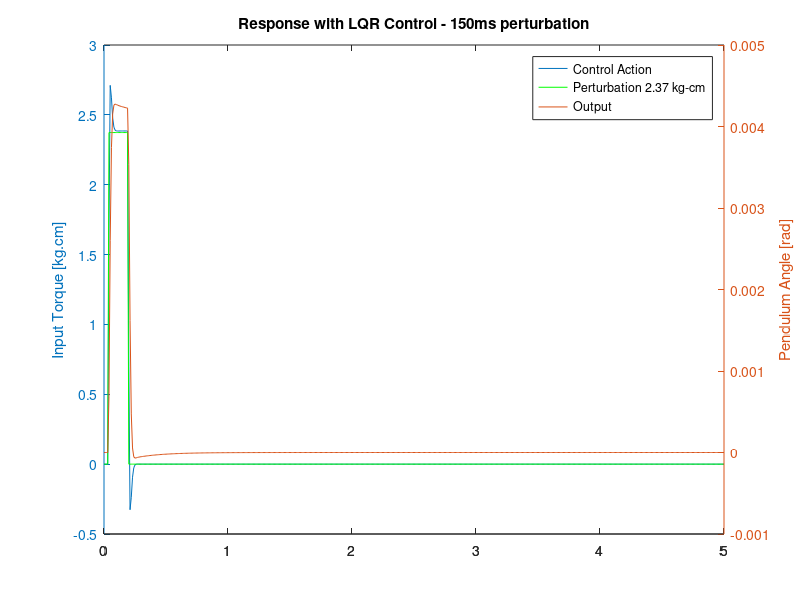
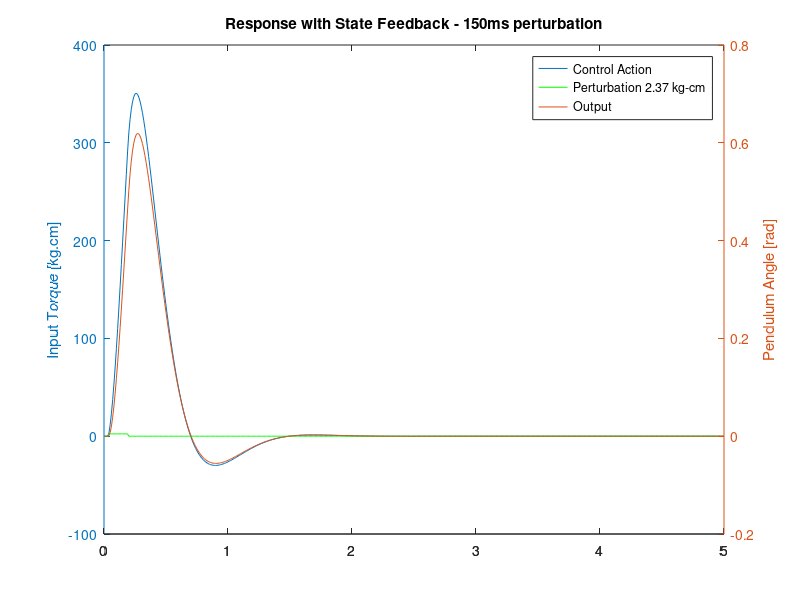
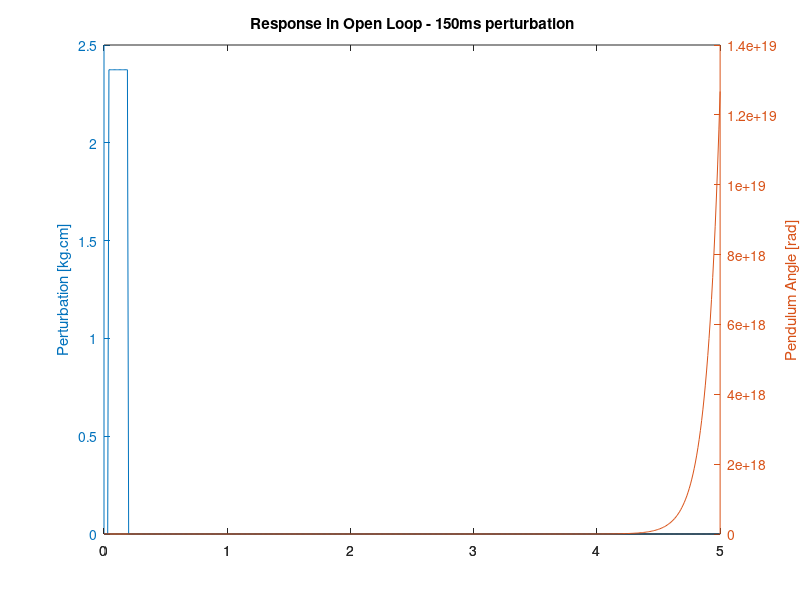

Reproduce these figures in MATLAB, in order. (Note: this script raises an error after producing the figures.)
# --------------------------------------------------
# Instituto Tecnológico de Costa Rica
# Escuela de Ing. Electrónica
# Control Automático
# Estudiantes:
#   Luis Leon
#   Esteban Hidalgo
#   Diego Aguilar
# Semestre I - 2018
# --------------------------------------------------

# Load control package
pkg load control

# ------------------------------------------------------------------------------
# Actual system in Open Loop
# ------------------------------------------------------------------------------

# System Description in a Controlable form
A = [0 1 0; 0 0 1; 377 81.44 -4.468];
B = [0; 10.41; 0];
C = [1 0 0];
D = 0;
states = {'theta' 'omega' 'alpha'};
inputs = {'u'};
outputs = {'tetha'};

# Create system in Open Loop
sys_ss = ss(A,B,C,D,'statename',states,'inputname',inputs,'outputname',outputs);

# ------------------------------------------------------------------------------
# Estimation with LQR
# ------------------------------------------------------------------------------
# Initial Parameters
R = 1;
Q = [700 0 0; 0 200 0; 0 0 400];
error = 0.75;
# First estimation
Klqr = lqr(A,B,Q,R);

printf("LQR Iteration:\n");
Klqr

# New System State Matrix
Ad_lqr = [A-B*Klqr];
Bd_lqr = [B];
Cd_lqr = [C];
Dd_lqr = [D];

# Create system in Closed Loop
sys_cl = ss(Ad_lqr,Bd_lqr,Cd_lqr,Dd_lqr,'statename',states,'inputname',inputs,'outputname',outputs);

# ------------------------------------------------------------------------------
# Estimation with State Feedback
# ------------------------------------------------------------------------------
printf("STATE FEEDBACK Iteration:\n");
Kb = [-39.2 1.2 0.634]

# New System State Matrix
Ad_fb = [A-B*Kb];
Bd_fb = [B];
Cd_fb = [C];
Dd_fb = [D];

# Create system in Closed Loop
sys_fb = ss(Ad_fb,Bd_fb,Cd_fb,Dd_fb,'statename',states,'inputname',inputs,'outputname',outputs);
# ------------------------------------------------------------------------------
# Simulation - Perturbation response
# ------------------------------------------------------------------------------
# Creating a dummy stimulus
t = 0:0.01:5;
for i = 1:size(t)(2)
    if (i < 5 || i > 20)        # 15 steps -> 150ms
        u(i) = 0;
    else
        u(i) = 7;   # 8V
    endif
endfor

# Simulate both systems
[ycl,t,xcl]=lsim(sys_cl,u,t);
[yss,t,xss]=lsim(sys_ss,u,t);
[yfb,t,xfb]=lsim(sys_fb,u,t);

# Get the control action (Xk)
Xk_cl = Klqr*xcl'; #'
Xk_fb = Klqr*xfb'; #'

# Equivalency between voltage and torque
# 7.00V <-> 2.3734 kg.cm (This will be the maximum torque accepted in the system)
u = u(:)*(2.3734/7);            # Input
Xk_cl = Xk_cl(:)*(2.3734/7);    # Control action - LQR
Xk_fb = Xk_fb(:)*(2.3734/7);    # Control action - SF

# Plot Closed Loop - LQR
figure("name", "Closed Loop with LQR - 150ms perturbation");
[AX,H1,H2] = plotyy(t,Xk_cl,t,ycl);
set(get(AX(1),'Ylabel'),'String','Input Torque [kg.cm]')
set(get(AX(2),'Ylabel'),'String','Pendulum Angle [rad]')
hold on;
plot(t, u, 'color', 'green');
title('Response with LQR Control - 150ms perturbation');
legend('Control Action', 'Perturbation 2.37 kg-cm', 'Output');

# Plot Closed Loop - State Feedback
figure("name", "Closed Loop with State Feedback - 150ms perturbation");
[AX,H1,H2] = plotyy(t,Xk_fb,t,yfb);
set(get(AX(1),'Ylabel'),'String','Input Torque [kg.cm]')
set(get(AX(2),'Ylabel'),'String','Pendulum Angle [rad]')
hold on;
plot(t, u, 'color', 'green');
title('Response with State Feedback - 150ms perturbation');
legend('Control Action', 'Perturbation 2.37 kg-cm', 'Output');

# Plot Open Loop
figure("name", "Open Loop - 150ms perturbation");
[AX,H1,H2] = plotyy(t,u,t,yss);
set(get(AX(1),'Ylabel'),'String','Perturbation [kg.cm]')
set(get(AX(2),'Ylabel'),'String','Pendulum Angle [rad]')
title('Response in Open Loop - 150ms perturbation');

# ------------------------------------------------------------------------------
# Simulation - Impulse Response
# ------------------------------------------------------------------------------
# Creating a dummy stimulus
ti = 0:0.01:1;
for i = 1:size(t)(2)
    if (i < 5)        # 15 steps -> 150ms
        ui(i) = 0;
    else
        ui(i) = 7;   # 8V
    endif
endfor

# Simulate both systems
[ycl,t,xcl]=lsim(sys_cl,ui,ti);
[yfb,t,xfb]=lsim(sys_fb,ui,ti);

# Get the control action (Xk)
Xk_cl = Klqr*xcl'; #'
Xk_fb = Klqr*xfb'; #'

# Equivalency between voltage and torque
# 8.00V <-> 2.3734 kg.cm (This will be the maximum torque accepted in the system)
ui = ui(:)*(2.3734/7);            # Input
Xk_cl = Xk_cl(:)*(2.3734/7);    # Control action

# Plot Closed Loop - LQR
figure("name", "Closed Loop with LQR - Impulse Response");
[AX,H1,H2] = plotyy(ti,Xk_cl,ti,ycl);
set(get(AX(1),'Ylabel'),'String','Input Torque [kg.cm]')
set(get(AX(2),'Ylabel'),'String','Pendulum Angle [rad]')
hold on;
plot(ti, ui, 'color', 'green');
title('Step Response with LQR Control - Impulse Response');
legend('Control Action', 'Perturbation 2.37 kg-cm', 'Output');

# Plot Closed Loop - State Feedback
figure("name", "Closed Loop with State Feedback - Impulse Response");
[AX,H1,H2] = plotyy(ti,Xk_fb,ti,yfb);
set(get(AX(1),'Ylabel'),'String','Input Torque [kg.cm]')
set(get(AX(2),'Ylabel'),'String','Pendulum Angle [rad]')
hold on;
plot(ti, ui, 'color', 'green');
title('Step Response with State Feedback Control - Impulse Response');
legend('Control Action', 'Perturbation 2.37 kg-cm', 'Output');
